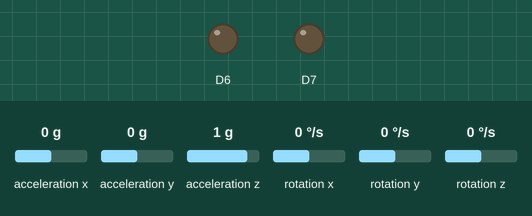
Bench run of a sketch on a simulated ESP8266 (NodeMCU). Parts: output pins drawn as LEDs (lit = HIGH). The inputs (shaded band) are chosen by the test bench; at power-on: acceleration x 0 g, acceleration y 0 g, acceleration z 1 g, rotation x 0 °/s, rotation y 0 °/s, rotation z 0 °/s. WiFi joins after 1.5 s; servers stay silent unless stated; what the sketch prints to the serial monitor is not drawn.

Above: at 3.0 s.
At 5.16 s:
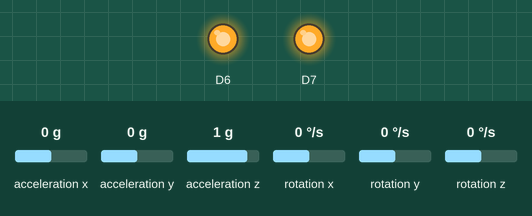
Timing chart, 0 to 5.5 s (numbered marks = the images above):
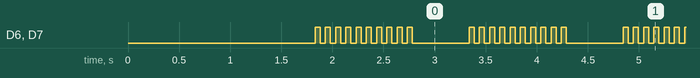

The sketch:

ornek_1.ino
```cpp
#include <Wire.h>
#include <I2Cdev.h> //I2C kütüphanesini ekledik
#include <MPU6050.h> //Mpu6050 kütüphanesi ekledik
#define  BLYNK_PRINT Serial
#include  <ESP8266WiFi.h>
#include  <BlynkSimpleEsp8266.h>

char auth[] = "tPdgASfDXLuL7clKF1NsJP9wUMlqwsFY";
char ssid[] = "Mi A2";
char pass[] = "00123456789";

MPU6050 ivme_sensor; // sensörümüze ivme_sensor adını verdik
int16_t ax, ay, az; //ivme tanımlama
int16_t gx, gy, gz; //gyro tanımlama
int off_x = 6;
int off_y = 6;


//-------------------------------------------------
void checkDataAndNotify(){
  ivme_sensor.getMotion6(&ax, &ay, &az, &gx, &gy, &gz); // ivme ve gyro değerlerini okuma

//açısal ivmeleri ve gyro değerlerini serial ekrana yazdıralım
  Serial.print("ax: ");
  Serial.print(ax/100);

  Serial.print("\tay: ");
  Serial.println(ay/100);

  if(off_x-(ax/100)>0 || off_x+(ax/100)>17 || off_y+(ay/100)<=0 || off_y+(ay/100)>6){
    Blynk.notify("!!! WARNING EARTHQUAKE DETECTED !!!");
    for(int i=0; i<10; i++){
        Serial.print("X > 1: ");
        Serial.println(off_x-(ax/100));
        Serial.print("X > 17: ");
        Serial.println(off_x+(ax/100));

        Serial.print("Y <= 0: ");
        Serial.println(off_y+(ay/100));
        Serial.print("Y > 6: ");
        Serial.println(off_y+(ay/100));
        Serial.println();

        digitalWrite(D7,HIGH);
        digitalWrite(D6,HIGH);
        delay(50);
        digitalWrite(D7,LOW);
        digitalWrite(D6,LOW);
        delay(50);
    }
  }
}
//--------------------------------------------------------

void setup() {
  Wire.begin();
  Serial.begin(9600);
  pinMode(D7,OUTPUT);
  pinMode(D6, OUTPUT);
  digitalWrite(D7, LOW);
  digitalWrite(D6, LOW);

  Serial.println("I2C cihazlar baslatiliyor...");
  ivme_sensor.initialize();
  Serial.println("Test cihazi baglantilari...");
  Serial.println(ivme_sensor.testConnection() ? "MPU6050 baglanti basarili" : "MPU6050 baglanti basarisiz");

  Blynk.begin(auth, ssid, pass);
}


void loop() {
  checkDataAndNotify();
  delay(500);
  Blynk.run();
}
```

Measured:
- by itself, D6, D7: repeats every 1.5 s: 9 × (LOW 0.05 s, HIGH 0.05 s), LOW 0.55 s, HIGH 0.05 s
- by itself, everything shown: repeats every 3.0 s, in 16 steps
